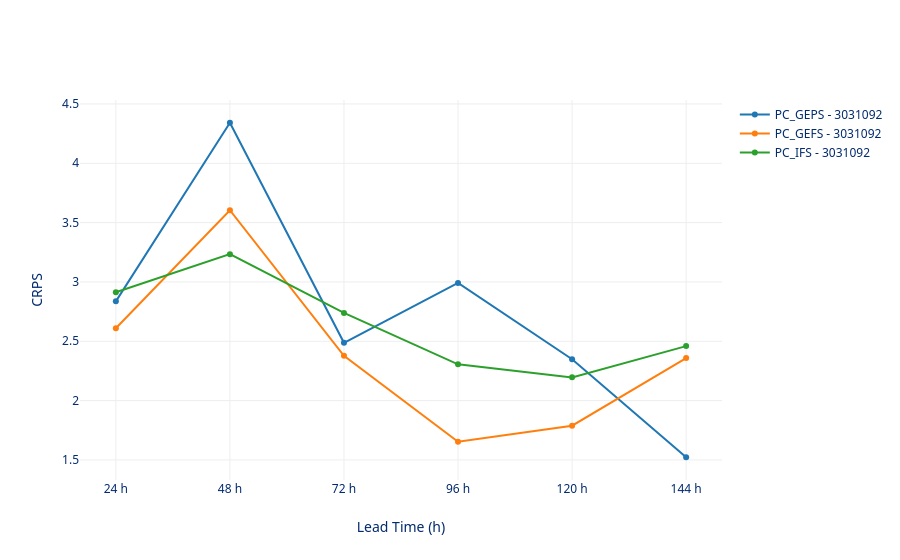

Source (notebook cell):
### Markdown cell above
## 3 - Looking into the Continuous Ranked Probability Score
Now, we've

### Code cell
from verification_plots import crps_plot, scatter_plot, rank_histogram_plot

crps_plot(ods)

### Figure 1 — Plotly figure (JSON) as saved in the notebook; plotly's stock layout.template omitted (floating-point values rounded to 4 significant figures)
{"data": [{"mode": "lines+markers", "name": "PC_GEPS - 3031092", "type": "scatter", "x": [24.0, 48.0, 72.0, 96.0, 120.0, 144.0], "y": [2.836, 4.342, 2.487, 2.992, 2.349, 1.523]}, {"mode": "lines+markers", "name": "PC_GEFS - 3031092", "type": "scatter", "x": [24.0, 48.0, 72.0, 96.0, 120.0, 144.0], "y": [2.61, 3.605, 2.378, 1.653, 1.789, 2.359]}, {"mode": "lines+markers", "name": "PC_IFS - 3031092", "type": "scatter", "x": [24.0, 48.0, 72.0, 96.0, 120.0, 144.0], "y": [2.913, 3.234, 2.739, 2.306, 2.196, 2.459]}], "layout": {"hovermode": "x unified", "xaxis": {"tickmode": "array", "ticktext": ["24 h", "48 h", "72 h", "96 h", "120 h", "144 h"], "tickvals": [24.0, 48.0, 72.0, 96.0, 120.0, 144.0], "title": {"text": "Lead Time (h)"}}, "yaxis": {"title": {"text": "CRPS"}}}}
